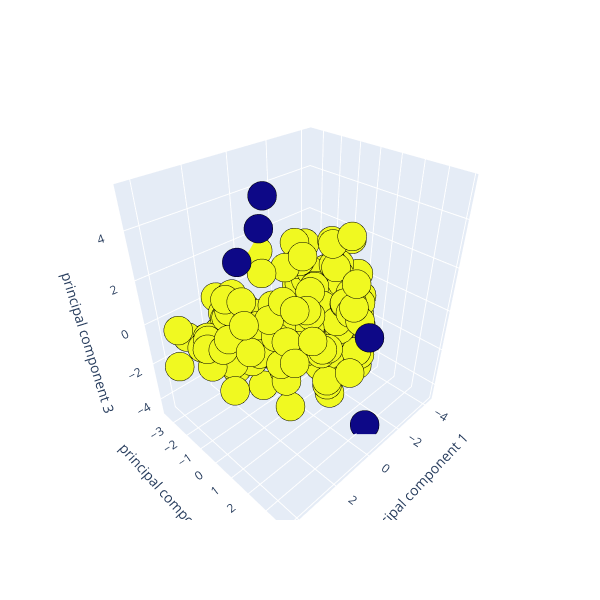
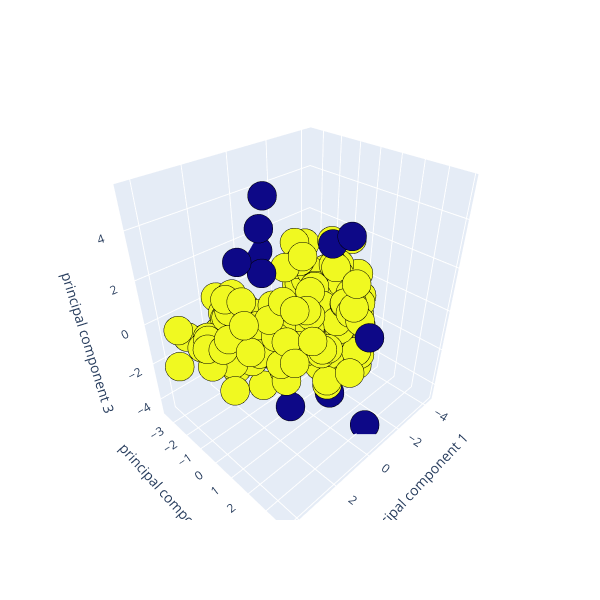
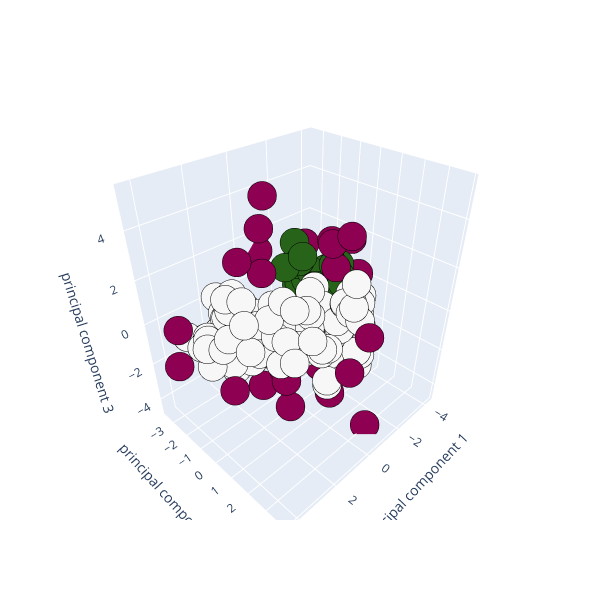

These figures' notebook cell, in order:
### Markdown cell above
# Plotting three 3-dimentional graph with multiple Epsilon

### Code cell
plot_optdbscan(1.5,6)
plot_optdbscan(1.25,6)
plot_optdbscan(1,6)

### Figure 1 — Plotly figure (JSON) as saved in the notebook; plotly's stock layout.template omitted (floating-point values rounded to 4 significant figures; data arrays with more than 128 entries replaced by an {"elided": "..."} marker saying what was removed)
{"data": [{"marker": {"color": {"elided": "178 int values"}, "line": {"color": "black", "width": 10}, "size": 10}, "mode": "markers", "type": "scatter3d", "x": {"elided": "178 float values"}, "y": {"elided": "178 float values"}, "z": {"elided": "178 float values"}}], "layout": {"height": 600, "margin": {"l": 0, "r": 0}, "scene": {"xaxis": {"title": {"text": "principal component 1"}}, "yaxis": {"title": {"text": "principal component 2"}}, "zaxis": {"title": {"text": "principal component 3"}}}, "width": 600}}

### Figure 2 — Plotly figure (JSON) as saved in the notebook; plotly's stock layout.template omitted (floating-point values rounded to 4 significant figures; data arrays with more than 128 entries replaced by an {"elided": "..."} marker saying what was removed)
{"data": [{"marker": {"color": {"elided": "178 int values"}, "line": {"color": "black", "width": 10}, "size": 10}, "mode": "markers", "type": "scatter3d", "x": {"elided": "178 float values"}, "y": {"elided": "178 float values"}, "z": {"elided": "178 float values"}}], "layout": {"height": 600, "margin": {"l": 0, "r": 0}, "scene": {"xaxis": {"title": {"text": "principal component 1"}}, "yaxis": {"title": {"text": "principal component 2"}}, "zaxis": {"title": {"text": "principal component 3"}}}, "width": 600}}

### Figure 3 — Plotly figure (JSON) as saved in the notebook; plotly's stock layout.template omitted (floating-point values rounded to 4 significant figures; data arrays with more than 128 entries replaced by an {"elided": "..."} marker saying what was removed)
{"data": [{"marker": {"color": {"elided": "178 int values"}, "line": {"color": "black", "width": 10}, "size": 10}, "mode": "markers", "type": "scatter3d", "x": {"elided": "178 float values"}, "y": {"elided": "178 float values"}, "z": {"elided": "178 float values"}}], "layout": {"height": 600, "margin": {"l": 0, "r": 0}, "scene": {"xaxis": {"title": {"text": "principal component 1"}}, "yaxis": {"title": {"text": "principal component 2"}}, "zaxis": {"title": {"text": "principal component 3"}}}, "width": 600}}
